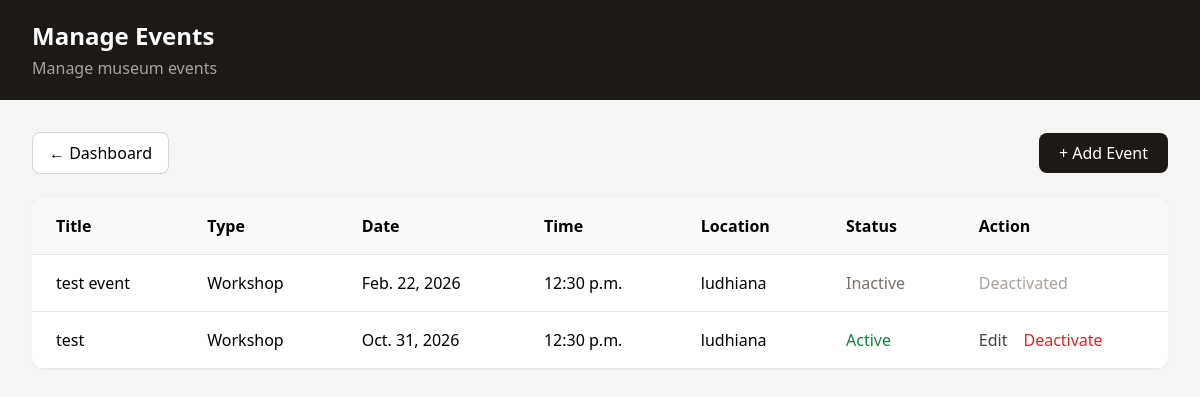
Screenshot of /admin-dashboard/events/ (signed in) with the database file from the repository.
### homepage/models.py (models this page shows, shortened)
class Event(models.Model):
    EVENT_TYPE_CHOICES = [
        ("Tour", "Tour"),
        ("Workshop", "Workshop"),
        ("Talk", "Talk"),
        ("Lecture", "Lecture"),
        ("Family", "Family"),
        ("Other", "Other"),
    ]
    title = models.CharField(max_length=200)
    event_type = models.CharField(
        max_length=50,
        choices=EVENT_TYPE_CHOICES,
        default="Other"
    )
    description = models.TextField()
    image = models.URLField(blank=True)
    date = models.DateField()
    time = models.TimeField()
    location = models.CharField(max_length=200)
    capacity = models.PositiveIntegerField(
        null=True,
        blank=True
    )
    is_active = models.BooleanField(default=True)
    created_at = models.DateTimeField(auto_now_add=True)
    updated_at = models.DateTimeField(auto_now=True)
    class Meta:
        ordering = ["date", "time"]

### homepage/views.py (the view)
@login_required
@user_passes_test(is_staff)
def manage_events(request):
    events = Event.objects.order_by("date", "time")
    return render(
        request,
        "events_admin.html",
        {"events": events}
    )

### homepage/views.py (called while the page is built)
def is_staff(user):
    return user.is_authenticated and user.is_staff

### homepage/templates/events_admin.html (shortened to what this page needs)
<!DOCTYPE html>
<html lang="en">
<head>
    <script src="https://cdn.tailwindcss.com"></script>
</head>
<body class="bg-stone-100 min-h-screen">
<header class="bg-stone-900 text-white px-8 py-5">
    <div class="max-w-7xl mx-auto">
        <h1 class="text-2xl font-semibold">
            Manage Events
        </h1>
        <p class="text-stone-400 mt-1">
            Manage museum events
        </p>
    </div>
</header>
<main class="max-w-7xl mx-auto px-8 py-8">
    <div class="flex justify-between items-center mb-6">
        <a
            href="{% url 'admin_dashboard' %}"
            class="px-4 py-2 border border-stone-300 bg-white rounded-lg"
        >
            ← Dashboard
        </a>
        <a
            href="{% url 'add_event' %}"
            class="px-5 py-2 bg-stone-900 text-white rounded-lg"
        >
            + Add Event
        </a>
    </div>
    <div class="bg-white rounded-xl shadow-sm overflow-hidden">
        <div class="overflow-x-auto">
            <table class="w-full text-left">
                <thead class="bg-stone-50 border-b">
                    <tr>
                        <th class="px-6 py-4">Title</th>
                        <th class="px-6 py-4">Type</th>
                        <th class="px-6 py-4">Date</th>
                        <th class="px-6 py-4">Time</th>
                        <th class="px-6 py-4">Location</th>
                        <th class="px-6 py-4">Status</th>
                        <th class="px-6 py-4">Action</th>
                    </tr>
                </thead>
                <tbody>
                    {% for event in events %}
                    <tr class="border-b">
                        <td class="px-6 py-4 font-medium">
                            {{ event.title }}
                        </td>
                        <td class="px-6 py-4">
                            {{ event.event_type }}
                        </td>
                        <td class="px-6 py-4">
                            {{ event.date }}
                        </td>
                        <td class="px-6 py-4">
                            {{ event.time }}
                        </td>
                        <td class="px-6 py-4">
                            {{ event.location }}
                        </td>
                        <td class="px-6 py-4">
                            {% if event.is_active %}
                                <span class="text-green-700">
                                    Active
                                </span>
                            {% else %}
                                <span class="text-stone-500">
                                    Inactive
                                </span>
                            {% endif %}
                        </td>
                        <td class="px-6 py-4">
    {% if event.is_active %}
    <div class="flex items-center gap-4">
        <a
            href="{% url 'edit_event' event.id %}"
            class="text-stone-700 hover:text-stone-900"
        >
            Edit
        </a>
        <form
            method="POST"
            action="{% url 'deactivate_event' event.id %}"
        >
            <button
                type="submit"
                class="text-red-600 hover:text-red-800"
                onclick="return confirm('Deactivate this event?')"
            >
                Deactivate
            </button>
        </form>
    </div>
    {% else %}
        <span class="text-stone-400">
            Deactivated
        </span>
    {% endif %}
</td>
                    </tr>
                    {% endfor %}
                </tbody>
            </table>
        </div>
    </div>
</main>
</body>
</html>

### rows the page displays
Event: title "test event", event_type "Workshop", date "Feb. 22, 2026", time "12:30 p.m.", location "ludhiana", is_active "Inactive"
Event: title "test", event_type "Workshop", date "Oct. 31, 2026", time "12:30 p.m.", location "ludhiana", is_active "Active"
